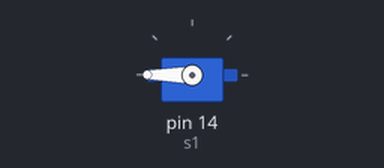
A sketch run on a simulated Arduino Uno, built with avr-gcc and run on an emulated ATmega328P. Parts: servo.

Above: at 5.1 s.
At 8.1 s:
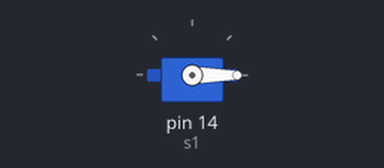
Timing chart, 0 to 9.6 s (numbered marks = the images above):
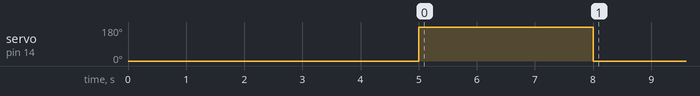

Measured:
- by itself, servo on pin 14 (s1): 0° → 180° at 5.0 s, → 0° 3.0 s later

The sketch:

nmcu_motor_reset.ino
```cpp
#include <Servo.h>
Servo s1;
const unsigned int mapping[4][20] = {
  {3, 10, 18, 25, 32, 40, 48, 56, 64, 71, 81, 88, 96, 104, 112, 121, 129, 138, 146, 154},
  {4, 14, 24, 34, 44, 54, 64, 74, 84, 96, 108, 120, 130, 140, 154, 0, 0, 0, 0, 0},
  {6, 22, 36, 52, 66, 84, 102, 120, 140, 156, 0 , 0, 0, 0, 0, 0, 0, 0, 0, 0},
  {18, 54, 96, 138, 0, 0, 0, 0, 0, 0, 0, 0, 0, 0, 0, 0, 0, 0, 0, 0}
};
void setup() {
  // put your setup code here, to run once:
  //Serial.begin(9600);
  s1.attach(14);
  s1.write(0);
  delay(5000);
  /*delay(1000);
  for(int i = 0; i < 20; i++)
  {
    s1.write(mapping[0][i]);
    delay(1000);
  }*/

  /*for(int i = 0; i < 180; i = i + 5)
  {
    s1.write(i);
    delay(100);
  }*/
  s1.write(180);
  delay(3000);
  s1.write(0);


  /*delay(500);
  s1.write(0);
  delay(500);
  for(int i = 0; i < 20; i++)
  {
    //Serial.printf("%d     %d\n", i+1, mapping[0][i]);
    s1.write(mapping[0][i]);
    delay(5000);
  }*/
}

void loop() {
}
```
